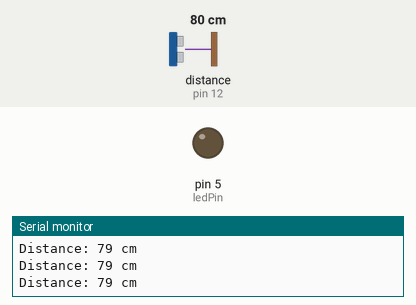
This sketch was run on a simulated Arduino Uno, built with avr-gcc and run on an emulated ATmega328P. On the bench: output pins drawn as LEDs (lit = HIGH), the last lines printed to the serial monitor. Wiring (inferred from the names in the program): ultrasonic range finder: trigger pin 10; echo pin 12. Dashed ring = blinking. The test bench sets the inputs (shaded band); at power-on: distance to the obstacle (sensor on pin 12) 80 cm. The echo pulse lasts 58.3 µs per cm; pins used as bus, display or sensor lines are not drawn.

Above: at 1.2 s.
1.3 s: distance to the obstacle (sensor on pin 12) set to 23 cm
2.8 s: distance to the obstacle (sensor on pin 12) set to 18 cm
At 3.2 s:
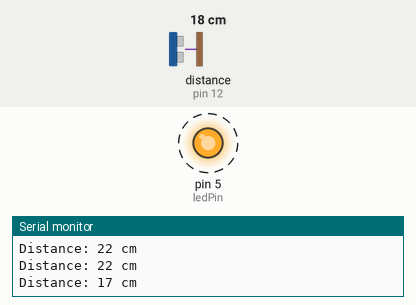
5.8 s: distance to the obstacle (sensor on pin 12) set to 35 cm
At 6.8 s:
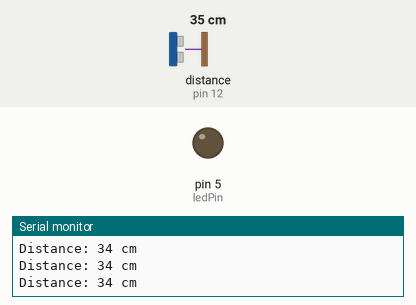
7.3 s: distance to the obstacle (sensor on pin 12) set to 2 cm
At 7.7 s:
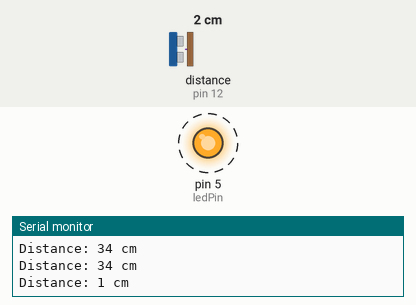
Timing chart, 0 to 11.3 s (numbered marks = the images above; inputs shaded):
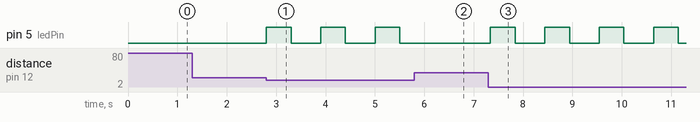

Measured:
- the behaviour switches between 21 and 20 cm on distance to the obstacle (sensor on pin 12) (found by bisection; images 0 and 1)
- after the input at 2.8 s, pin 5 (ledPin): alternates HIGH for 0.50 s and LOW for 0.60 s, starting at once
- after the input at 5.8 s, pin 5 (ledPin): stays LOW (without the input it goes to HIGH after 0.31 s)
- after the input at 7.3 s, pin 5 (ledPin): alternates HIGH for 0.50 s and LOW for 0.60 s, starting at once

The sketch:

final_project_code.ino
```cpp
const int trigPin = 10;
const int echoPin = 12;
const int ledPin = 5;
const int distanceThreshold = 20;

void setup() {
  // Initialize serial communication
  Serial.begin(9600);

  // Initialize the pins
  pinMode(trigPin, OUTPUT);
  pinMode(echoPin, INPUT);
  pinMode(ledPin, OUTPUT);

  // Start with LED off
  digitalWrite(ledPin, LOW);
}

void loop() {
  // Send a 10us pulse to the trigger pin
  digitalWrite(trigPin, LOW);
  delayMicroseconds(2);
  digitalWrite(trigPin, HIGH);
  delayMicroseconds(10);
  digitalWrite(trigPin, LOW);

  // Read the echo pin and calculate the duration of the pulse
  long duration = pulseIn(echoPin, HIGH);

  // Calculate the distance based on the duration of the pulse
  // Speed of sound is 34300 cm/s, so divide by 2 (for round trip) and divide by 29.1 (speed of sound in microseconds)
  int distance = duration / 29.1 / 2;

  // Print the distance for debugging
  Serial.print("Distance: ");
  Serial.print(distance);
  Serial.println(" cm");

  // Check if the distance is less than the threshold
  if (distance < distanceThreshold) {
    // Blink the LED
    digitalWrite(ledPin, HIGH);
    delay(500);  // LED on for 500 milliseconds
    digitalWrite(ledPin, LOW);
    delay(500);  // LED off for 500 milliseconds
  } else {
    // Ensure LED is off
    digitalWrite(ledPin, LOW);
  }

  // Small delay before the next reading
  delay(100);
}
```
